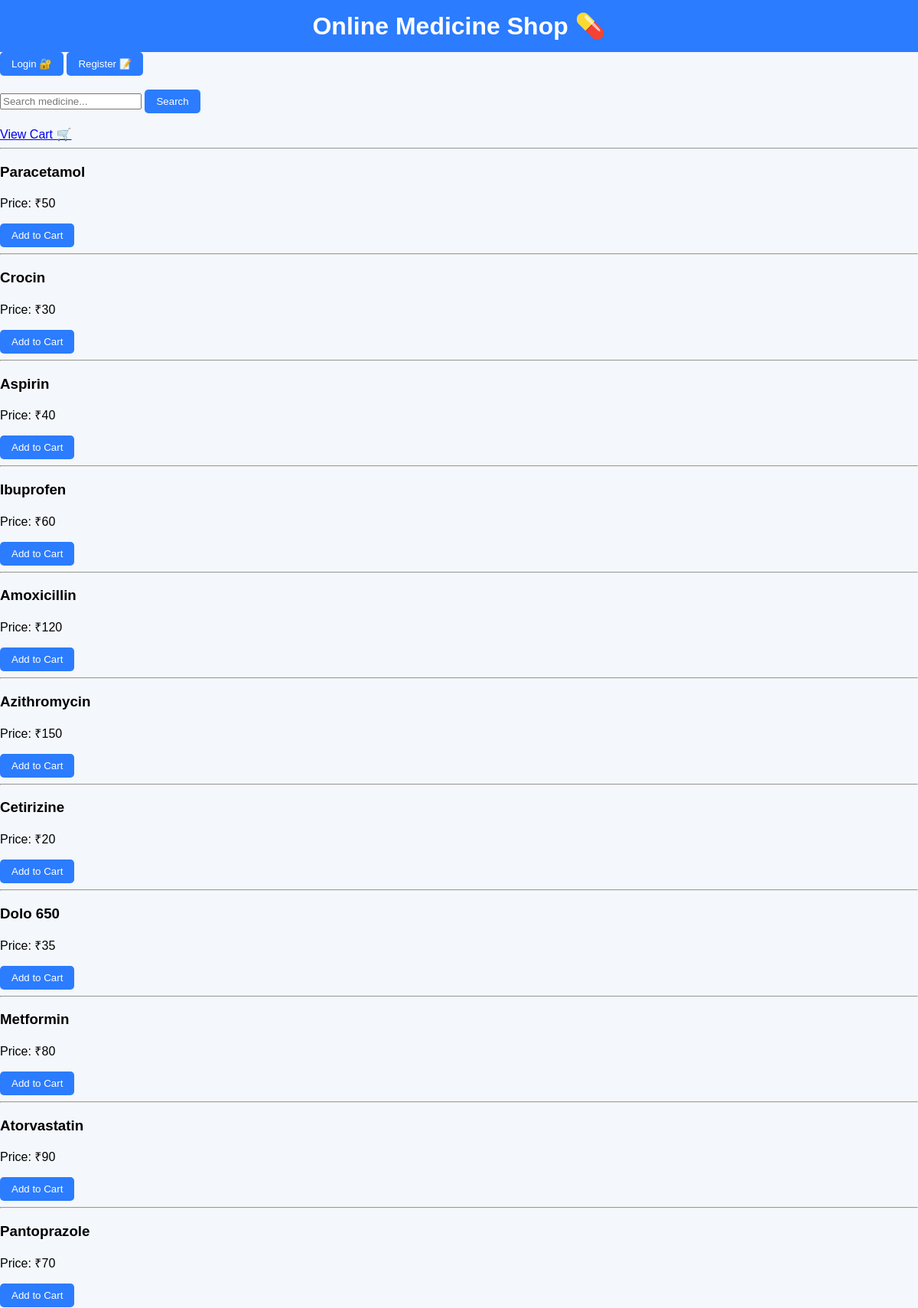
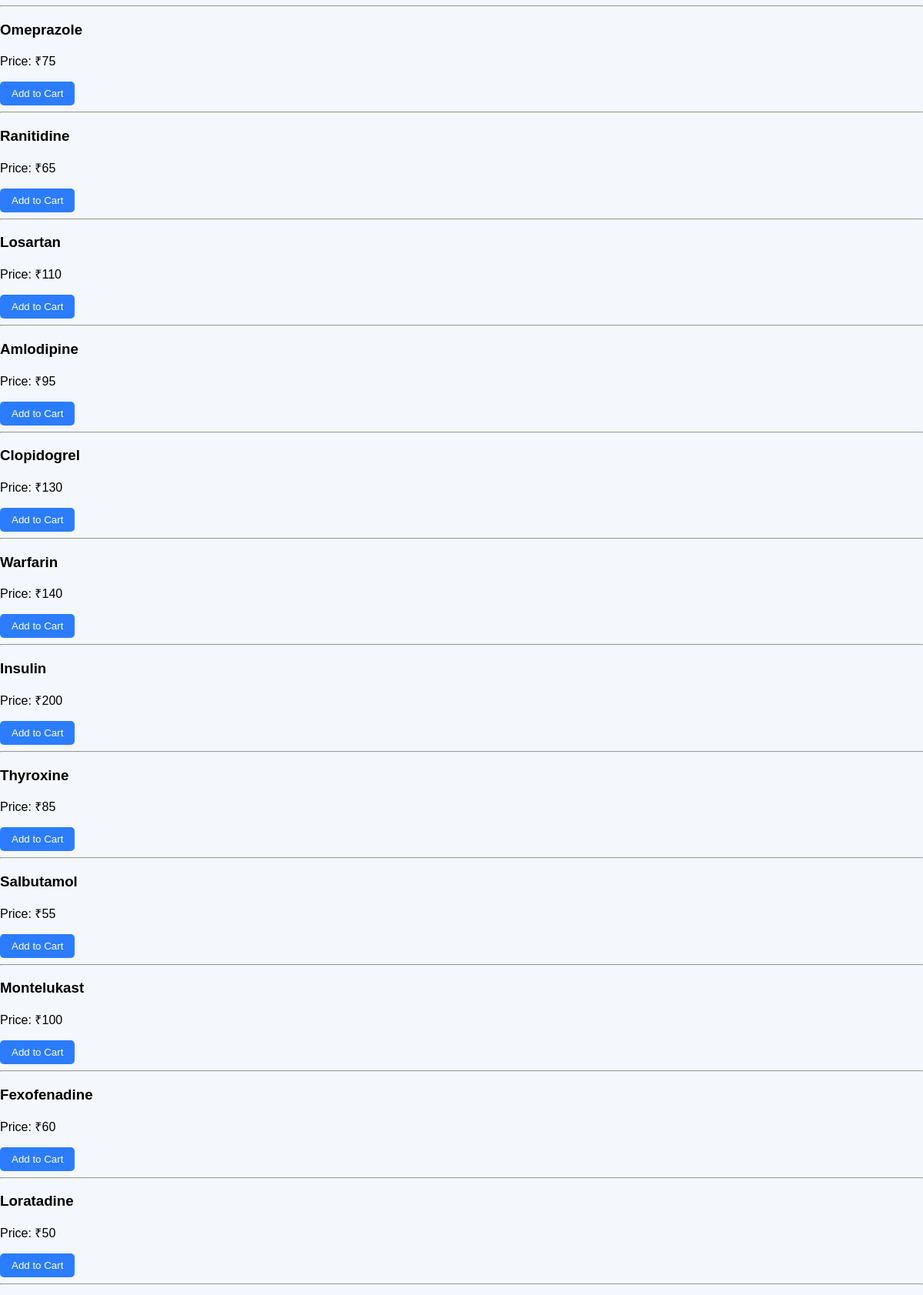
The page / (upper part) on the database its author committed (2 pictures, top to bottom).
### tables this page shows
CREATE TABLE medicines (
            id INTEGER PRIMARY KEY AUTOINCREMENT,
            name TEXT,
            price INTEGER
        );

### app.py (the view)
@app.route('/')
def home():
    conn = get_db_connection()
    search = request.args.get('search')
    if search:
        medicines = conn.execute(
            "SELECT * FROM medicines WHERE name LIKE ?",
            ('%' + search + '%',)
        ).fetchall()
    else:
        medicines = conn.execute('SELECT * FROM medicines').fetchall()
    conn.close()
    return render_template('index.html', medicines=medicines)

### app.py (called while the page is built)
def get_db_connection():
    conn = sqlite3.connect('database.db')
    conn.row_factory = sqlite3.Row
    return conn

### templates/index.html (shortened to what this page needs)
<!DOCTYPE html>
<html>
<head>
    <link rel="stylesheet" href="{{ url_for('static', filename='style.css') }}">
</head>
<body>
<h1>Online Medicine Shop 💊</h1>
<a href="/login"><button>Login 🔐</button></a>
<a href="/register"><button>Register 📝</button></a>
<br><br>
<form method="GET" action="/">
    <input type="text" name="search" placeholder="Search medicine...">
    <button type="submit">Search</button>
</form>
<br>
<a href="/cart">View Cart 🛒</a>
<hr>
{% for med in medicines %}
    <div>
        <h3>{{ med.name }}</h3>
        <p>Price: ₹{{ med.price }}</p>
        <a href="/add/{{ med.id }}">
            <button>Add to Cart</button>
        </a>
    </div>
    <hr>
{% endfor %}
</body>
</html>

### static/style.css (style rules this page uses)
body { font-family: Arial, sans-serif; background-color: #f4f7fb; margin: 0; padding: 0; }
h1 { text-align: center; background-color: #2b7cff; color: white; padding: 15px; margin: 0; }
button { background-color: #2b7cff; color: white; border: none; padding: 8px 15px; cursor: pointer; border-radius: 5px; }

### rows shown on the page
medicines: name "Paracetamol", price "50"
medicines: name "Crocin", price "30"
medicines: name "Aspirin", price "40"
medicines: name "Ibuprofen", price "60"
medicines: name "Amoxicillin", price "120"
medicines: name "Azithromycin", price "150"
medicines: name "Cetirizine", price "20"
medicines: name "Dolo 650", price "35"
medicines: name "Metformin", price "80"
medicines: name "Atorvastatin", price "90"
medicines: name "Pantoprazole", price "70"
medicines: name "Omeprazole", price "75"
medicines: name "Ranitidine", price "65"
medicines: name "Losartan", price "110"
medicines: name "Amlodipine", price "95"
medicines: name "Clopidogrel", price "130"
medicines: name "Warfarin", price "140"
medicines: name "Insulin", price "200"
medicines: name "Thyroxine", price "85"
medicines: name "Salbutamol", price "55"
medicines: name "Montelukast", price "100"
medicines: name "Fexofenadine", price "60"
medicines: name "Loratadine", price "50"
